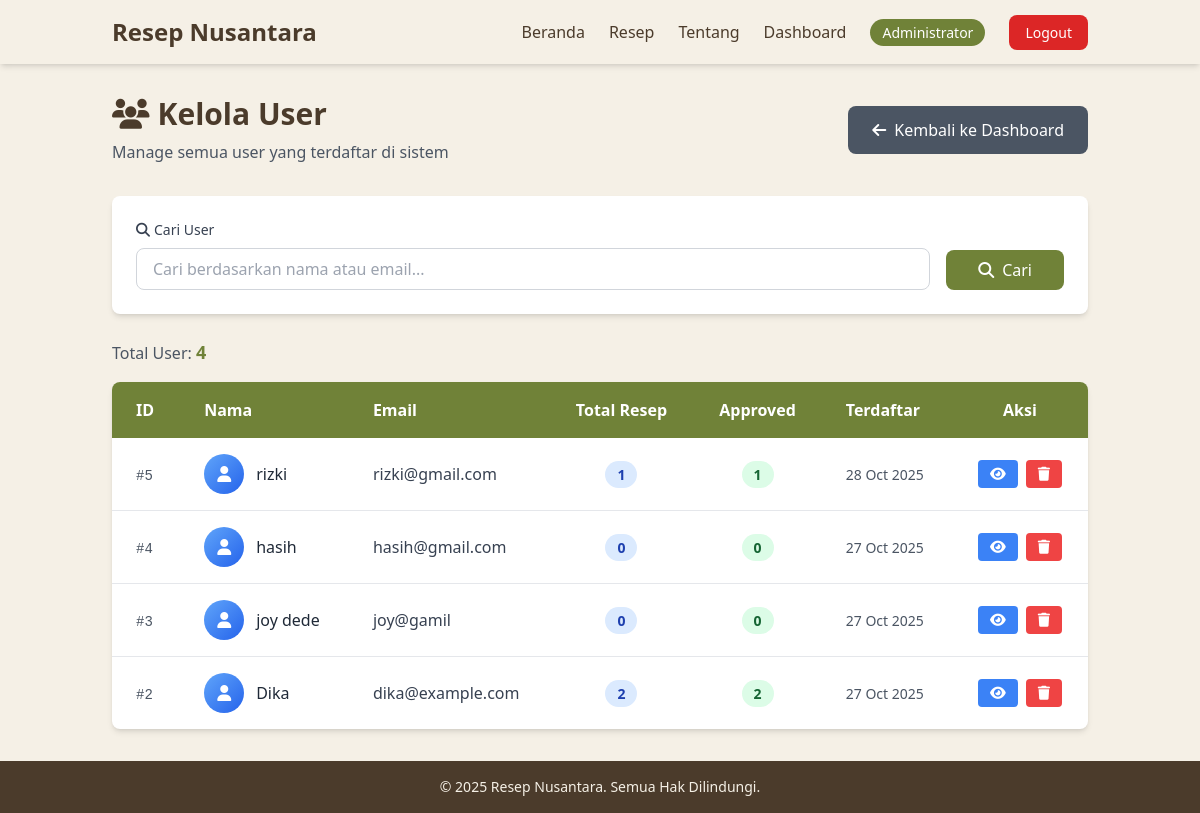
/admin/manage_users.php (signed in), run on the app's committed database.
### tables this page shows
CREATE TABLE `users` (
  `id` int(11) NOT NULL,
  `name` varchar(100) NOT NULL,
  `email` varchar(100) NOT NULL,
  `password` varchar(255) NOT NULL,
  `role` enum('admin','user') DEFAULT 'user',
  `created_at` datetime DEFAULT current_timestamp(),
  `updated_at` datetime DEFAULT current_timestamp() ON UPDATE current_timestamp()
);

### admin/manage_users.php (the view, shortened to what this page needs)
<?php
require_once __DIR__ . '/../includes/auth_check.php';
$search = isset($_GET['search']) ? trim($_GET['search']) : '';
$limit = 15;
$page = isset($_GET['page']) ? (int)$_GET['page'] : 1;
$offset = ($page - 1) * $limit;
$count_query = "SELECT COUNT(*) as total FROM users WHERE role = 'user'";
$stmt_count = $conn->prepare($count_query);
$stmt_count->execute();
$total_users = $stmt_count->get_result()->fetch_assoc()['total'];
$query = "SELECT u.id, u.name, u.email, u.created_at,
    (SELECT COUNT(*) FROM recipes WHERE user_id = u.id) as total_recipes,
    (SELECT COUNT(*) FROM recipes WHERE user_id = u.id AND status = 'approved') as approved_recipes
    FROM users u
    WHERE u.role = 'user'";
$query .= " ORDER BY u.created_at DESC LIMIT ? OFFSET ?";
$stmt = $conn->prepare($query);
if (!empty($search)) {
    $search_param = "%$search%";
    $stmt->bind_param('ssii', $search_param, $search_param, $limit, $offset);
} else {
    $stmt->bind_param('ii', $limit, $offset);
}
$stmt->execute();
$users = $stmt->get_result();
include '../includes/header.php';
?>
<main class="flex-grow container mx-auto px-6 py-8">
    <div class="flex flex-col md:flex-row md:items-center md:justify-between mb-8">
        <div>
            <h1 class="text-3xl font-bold text-[#4b3b2b] mb-2">
                <i class="fas fa-users mr-2"></i>Kelola User
            </h1>
            <p class="text-gray-600">Manage semua user yang terdaftar di sistem</p>
        </div>
        <a href="dashboard.php" class="mt-4 md:mt-0 inline-block bg-gray-600 text-white px-6 py-3 rounded-lg hover:bg-gray-700 transition">
            <i class="fas fa-arrow-left mr-2"></i>Kembali ke Dashboard
        </a>
    </div>
    <div class="bg-white rounded-lg shadow-md p-6 mb-6">
        <form method="GET" action="" class="flex gap-4">
            <div class="flex-1">
                <label class="block text-sm font-medium text-gray-700 mb-2">
                    <i class="fas fa-search mr-1"></i>Cari User
                </label>
                <input
                    type="text"
                    name="search"
                    value="<?php echo htmlspecialchars($search); ?>"
                    placeholder="Cari berdasarkan nama atau email..."
                    class="w-full px-4 py-2 border border-gray-300 rounded-lg focus:outline-none focus:ring-2 focus:ring-[#708238]"
                >
            </div>
            <div class="flex items-end">
                <button
                    type="submit"
                    class="bg-[#708238] text-white px-8 py-2 rounded-lg hover:bg-[#5a6a2e] transition"
                >
                    <i class="fas fa-search mr-2"></i>Cari
                </button>
            </div>
        </form>
    </div>
    <div class="mb-4">
        <p class="text-gray-600">
            Total User: <span class="font-semibold text-lg text-[#708238]"><?php echo $total_users; ?></span>
        </p>
    </div>
    <div class="bg-white rounded-lg shadow-md overflow-hidden">
        <?php if ($users->num_rows > 0): ?>
        <div class="overflow-x-auto">
            <table class="w-full">
                <thead class="bg-[#708238] text-white">
                    <tr>
                        <th class="text-left py-4 px-6 font-semibold">ID</th>
                        <th class="text-left py-4 px-6 font-semibold">Nama</th>
                        <th class="text-left py-4 px-6 font-semibold">Email</th>
                        <th class="text-center py-4 px-6 font-semibold">Total Resep</th>
                        <th class="text-center py-4 px-6 font-semibold">Approved</th>
                        <th class="text-left py-4 px-6 font-semibold">Terdaftar</th>
                        <th class="text-center py-4 px-6 font-semibold">Aksi</th>
                    </tr>
                </thead>
                <tbody class="divide-y divide-gray-200">
                    <?php while ($user = $users->fetch_assoc()): ?>
                    <tr class="hover:bg-gray-50 transition">
                        <td class="py-4 px-6">
                            <span class="font-mono text-sm text-gray-600">#<?php echo $user['id']; ?></span>
                        </td>
                        <td class="py-4 px-6">
                            <div class="flex items-center">
                                <div class="w-10 h-10 bg-gradient-to-br from-blue-400 to-blue-600 rounded-full flex items-center justify-center mr-3">
                                    <i class="fas fa-user text-white"></i>
                                </div>
                                <span class="font-medium text-gray-800"><?php echo htmlspecialchars($user['name']); ?></span>
                            </div>
                        </td>
                        <td class="py-4 px-6">
                            <span class="text-gray-700"><?php echo htmlspecialchars($user['email']); ?></span>
                        </td>
                        <td class="py-4 px-6 text-center">
                            <span class="bg-blue-100 text-blue-800 px-3 py-1 rounded-full text-sm font-semibold">
                                <?php echo $user['total_recipes']; ?>
                            </span>
                        </td>
                        <td class="py-4 px-6 text-center">
                            <span class="bg-green-100 text-green-800 px-3 py-1 rounded-full text-sm font-semibold">
                                <?php echo $user['approved_recipes']; ?>
                            </span>
                        </td>
                        <td class="py-4 px-6">
                            <span class="text-sm text-gray-600">
                                <?php echo date('d M Y', strtotime($user['created_at'])); ?>
                            </span>
                        </td>
                        <td class="py-4 px-6">
                            <div class="flex items-center justify-center space-x-2">
                                <a href="view_user.php?id=<?php echo $user['id']; ?>"
                                   class="bg-blue-500 text-white px-3 py-1 rounded hover:bg-blue-600 transition text-sm"
                                   title="Lihat Detail">
                                    <i class="fas fa-eye"></i>
                                </a>
                                <a href="delete_user.php?id=<?php echo $user['id']; ?>"
                                   class="bg-red-500 text-white px-3 py-1 rounded hover:bg-red-600 transition text-sm"
                                   title="Hapus User"
                                   onclick="return confirm('HAPUS user ini? Semua resep user juga akan terhapus!')">
                                    <i class="fas fa-trash"></i>
                                </a>
                            </div>
                        </td>
                    </tr>
                    <?php endwhile; ?>
                </tbody>
            </table>
        </div>
        <?php endif; ?>
    </div>
</main>
<?php include '../includes/footer.php'; ?>

### data on the page
users: id "5", name "rizki", email "rizki@gmail.com", total_recipes "1", approved_recipes "1", created_at "28 Oct 2025"
users: id "4", name "hasih", email "hasih@gmail.com", total_recipes "0", approved_recipes "0", created_at "27 Oct 2025"
users: id "3", name "joy dede", email "joy@gamil", total_recipes "0", approved_recipes "0", created_at "27 Oct 2025"
users: id "2", name "Dika", email "dika@example.com", total_recipes "2", approved_recipes "2", created_at "27 Oct 2025"

### other printed values
$_SESSION['name'] "Administrator"
$total_users "4"
